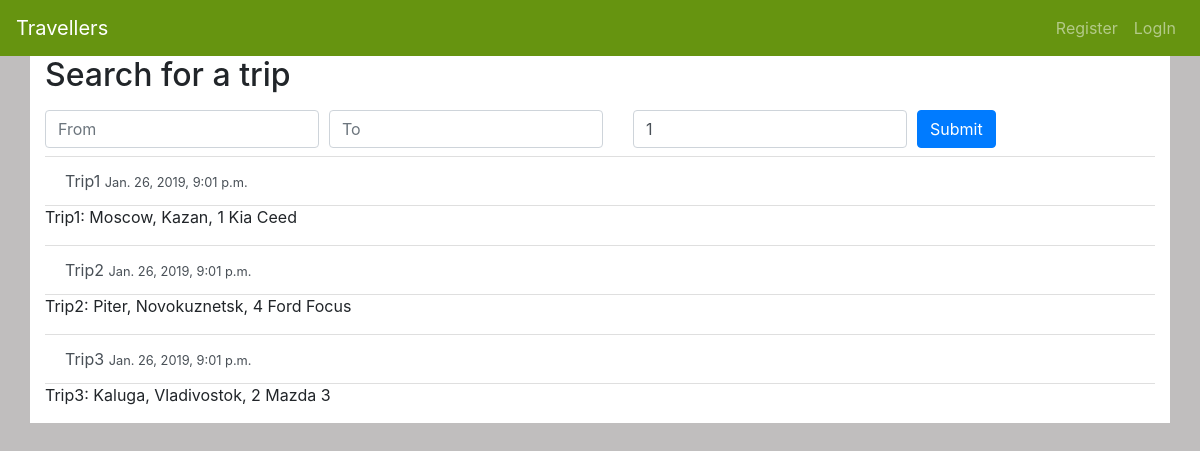
Screenshot of /polls/ with the database file from the repository.
### polls/models.py (models this page shows)
class Result(models.Model):
    title = models.CharField(max_length=100)
    dep = models.CharField(max_length=100)
    arr = models.CharField(max_length=100)
    pax = models.IntegerField(default=1)
    baggage = models.IntegerField(default=0)
    car = models.ForeignKey(Car, on_delete=models.CASCADE, related_name='car')
    comment = models.TextField(max_length=300, default=None)
    time = timezone.now()
    def __str__(self):
        return f'{self.title}: {self.dep}, {self.arr}, {self.pax} {self.car}'

class Car(models.Model):
    your_car = models.CharField(max_length=20)
    your_model = models.CharField(max_length=20)
    def __str__(self):
        return f'{self.your_car} {self.your_model}'

### polls/views.py (the view)
# urls.py: path('', ResultListView.as_view(), name='index'),
class ResultListView(ListView):
    model = Result  # what model to query
    template_name = 'polls/index.html' # looks for template at <app>/<model>_<viewtype>.html
    context_object_name = 'results' # as in def result

### polls/templates/polls/index.html (shortened to what this page needs)
{% extends 'polls/layout.html' %}
{% block main %}
<form>
    <h2>
        <p>Search for a trip</p>
    </h2>
        <div class="form-row">
          <div class="col-auto">
            <input type="text" class="form-control mb-2" id="departure" placeholder="From">
          </div>
          <div class="col-auto">
                <input type="text" class="form-control mb-2" id="destination" placeholder="To">
          </div>
          <div class="col-auto">
            <div class="form-check mb-2">
                    <input type="number" size='1' min='1' class="form-control mb-2" id="pax" value='1'>
            </div>
          </div>
          <div class="col-auto">
            <button type="submit" class="btn btn-primary mb-2">Submit</button>
          </div>
        </div>
      {% for result in results %}
        <div class="list-group list-group-flush" id="result">
          <button class="list-group-item list-group-item-action">{{ result.title }}
            <small>{{ result.time }}</small></button>
            <p>{{ result }}</p>
        </div>
        {% endfor %}
    </form>
{% endblock %}

### polls/templates/polls/layout.html (shortened to what this page needs)
{% load static %}
<!DOCTYPE html>
<html lang="en">
  <head>
    <link rel="stylesheet" href="https://stackpath.bootstrapcdn.com/bootstrap/4.2.1/css/bootstrap.min.css">
    <link rel="stylesheet" type="text/css" href="{% static 'polls/style.css' %}">
    <nav class="navbar navbar-expand-lg navbar-dark" style="background-color: #669410;">
      <a class="navbar-brand" href="/">
        Travellers
      </a>
    <div class="navbar-collapse collapse w-100 order-3 dual-collapse2">
      <ul class="navbar-nav ml-auto">
        {% if user.is_authenticated %}
          <li class="nav-item">
            <a class="nav-link" href="/polls/search">Search a trip</a>
          </li>
          <li class="nav-item">
            <a class="nav-link" href="{% url 'offer' %}">Offer a trip</a>
          </li>
          <li class="nav-item">
              <a class="nav-link" href="{% url 'profile' %}">Profile</a>
          </li>
          <li class="nav-item">
            <a class="nav-link" href="/polls/logout">LogOut</a>
          </li>
        {% else %}
          <li class="nav-item">
            <a class="nav-link" href="/polls/register">Register</a>
          </li>
          <li class="nav-item">
            <a class="nav-link" href="/polls/login">LogIn</a>
          </li>
          {% endif %}
      </ul>
    </div>
    </nav>
  </head>
    <body>
    <main class="container">
    {% block main %}{% endblock %}
    </main>
  </body>
</html>

### polls/static/polls/style.css (style rules this page uses)
body { background-color: #c0bebe; }
.container { background-color: #ffffff }

### rows the page displays
Result: title "Trip1", time "Jan. 26, 2019, 9:01 p.m.", title+dep+arr "Trip1: Moscow, Kazan, 1 Kia Ceed"
Result: title "Trip2", time "Jan. 26, 2019, 9:01 p.m.", title+dep+arr "Trip2: Piter, Novokuznetsk, 4 Ford Focus"
Result: title "Trip3", time "Jan. 26, 2019, 9:01 p.m.", title+dep+arr "Trip3: Kaluga, Vladivostok, 2 Mazda 3"
